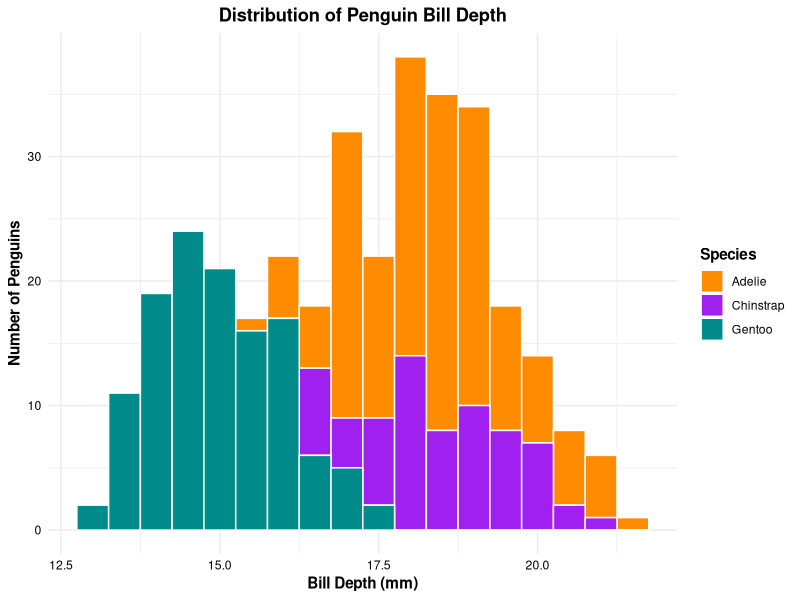
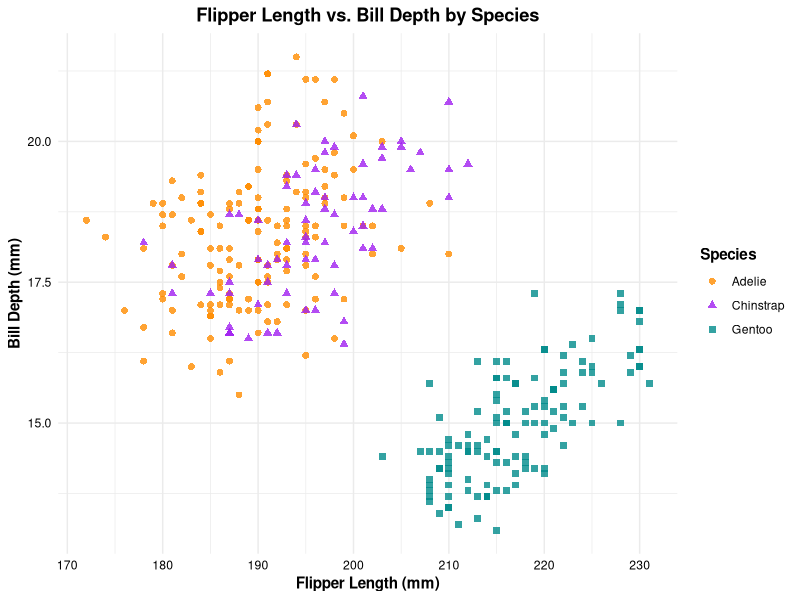
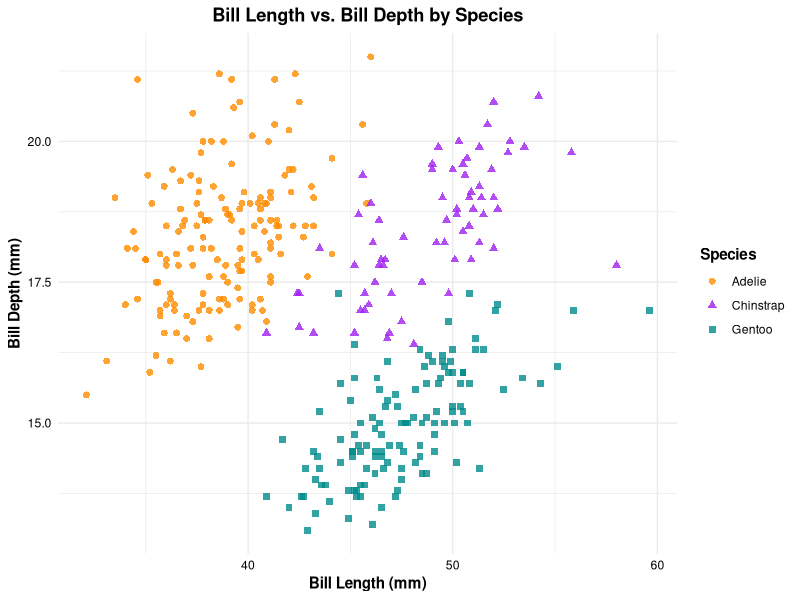
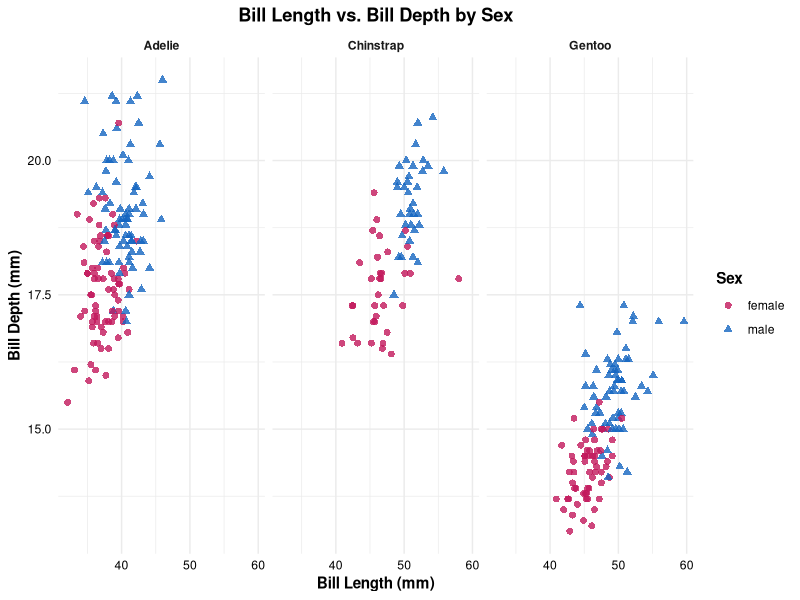

Write the R code that produced these figures, in order.
## ---- chunk 1
knitr::opts_chunk$set(
  echo = TRUE,
  message = FALSE,
  warning = FALSE,
  fig.path = "figures/",
  fig.width = 7,
  fig.height = 5,
  dpi = 150,
  fig.retina = 1
)
## ---- chunk 2
library(tidyverse)
library(palmerpenguins)
library(knitr)

glimpse(penguins)
## ---- chunk 3
# shared look for every plot
my_theme <- theme_minimal() +
  theme(plot.title = element_text(face = "bold", hjust = 0.5),
        axis.title = element_text(face = "bold"),
        axis.text  = element_text(color = "black"),
        legend.title = element_text(face = "bold"))

species_colors <- c(Adelie = "darkorange", Chinstrap = "purple", Gentoo = "cyan4")
## ---- chunk 4
table(penguins$species)   # the three counts separately
nrow(penguins)            # total number of penguins
## ---- chunk 5
mm_to_in <- 0.03937008

# all penguins
mean(penguins$bill_length_mm, na.rm = TRUE)
mean(penguins$bill_length_mm, na.rm = TRUE) * mm_to_in

# by species
penguins %>%
  group_by(species) %>%
  summarize(mean_bill_mm = mean(bill_length_mm, na.rm = TRUE)) %>%
  mutate(mean_bill_in = mean_bill_mm * mm_to_in) %>%
  kable(digits = 3,
        col.names = c("Species", "Mean bill length (mm)", "Mean bill length (in)"))
## ---- chunk 6
summarize_group <- function(df) {
  df %>%
    summarize(
      n               = n(),
      pct_male        = 100 * sum(sex == "male", na.rm = TRUE) / n(),
      mean_flipper_mm = mean(flipper_length_mm, na.rm = TRUE),
      sd_flipper_mm   = sd(flipper_length_mm, na.rm = TRUE),
      max_flipper_mm  = max(flipper_length_mm, na.rm = TRUE)
    )
}

species_stats <- penguins %>%
  group_by(species) %>%
  summarize_group() %>%
  mutate(species = as.character(species))

overall_stats <- penguins %>%
  summarize_group() %>%
  mutate(species = "All penguins")

bind_rows(species_stats, overall_stats) %>%
  kable(digits = 1,
        col.names = c("Species", "n", "% Male", "Mean flipper (mm)",
                      "SD flipper (mm)", "Max flipper (mm)"))
## ---- chunk 7
ggplot(penguins, aes(x = bill_depth_mm, fill = species)) +
  geom_histogram(binwidth = 0.5, color = "white") +
  scale_fill_manual(values = species_colors) +
  labs(title = "Distribution of Penguin Bill Depth",
       x = "Bill Depth (mm)",
       y = "Number of Penguins",
       fill = "Species") +
  my_theme
## ---- chunk 8
penguins %>%
  group_by(species) %>%
  summarize(mean_depth_mm = mean(bill_depth_mm, na.rm = TRUE),
            sd_depth_mm   = sd(bill_depth_mm, na.rm = TRUE)) %>%
  kable(digits = 2,
        col.names = c("Species", "Mean bill depth (mm)", "SD bill depth (mm)"))
## ---- chunk 9
ggplot(penguins, aes(x = flipper_length_mm, y = bill_depth_mm,
                     color = species, shape = species)) +
  geom_point(size = 2, alpha = 0.8) +
  scale_color_manual(values = species_colors) +
  labs(title = "Flipper Length vs. Bill Depth by Species",
       x = "Flipper Length (mm)",
       y = "Bill Depth (mm)",
       color = "Species", shape = "Species") +
  my_theme
## ---- chunk 10
ggplot(penguins, aes(x = bill_length_mm, y = bill_depth_mm,
                     color = species, shape = species)) +
  geom_point(size = 2, alpha = 0.8) +
  scale_color_manual(values = species_colors) +
  labs(title = "Bill Length vs. Bill Depth by Species",
       x = "Bill Length (mm)",
       y = "Bill Depth (mm)",
       color = "Species", shape = "Species") +
  my_theme
## ---- chunk 11
# correlation across all penguins
cor(penguins$bill_length_mm, penguins$bill_depth_mm, use = "complete.obs")

# correlation within each species
penguins %>%
  group_by(species) %>%
  summarize(r = cor(bill_length_mm, bill_depth_mm, use = "complete.obs")) %>%
  kable(digits = 2, col.names = c("Species", "Correlation (r)"))
## ---- chunk 12
penguins %>%
  filter(!is.na(sex)) %>%
  ggplot(aes(x = bill_length_mm, y = bill_depth_mm, color = sex, shape = sex)) +
  geom_point(size = 2, alpha = 0.8) +
  facet_wrap(~ species) +
  scale_color_manual(values = c(female = "#C2185B", male = "#1565C0")) +
  labs(title = "Bill Length vs. Bill Depth by Sex",
       x = "Bill Length (mm)",
       y = "Bill Depth (mm)",
       color = "Sex", shape = "Sex") +
  my_theme +
  theme(strip.text = element_text(face = "bold"))
